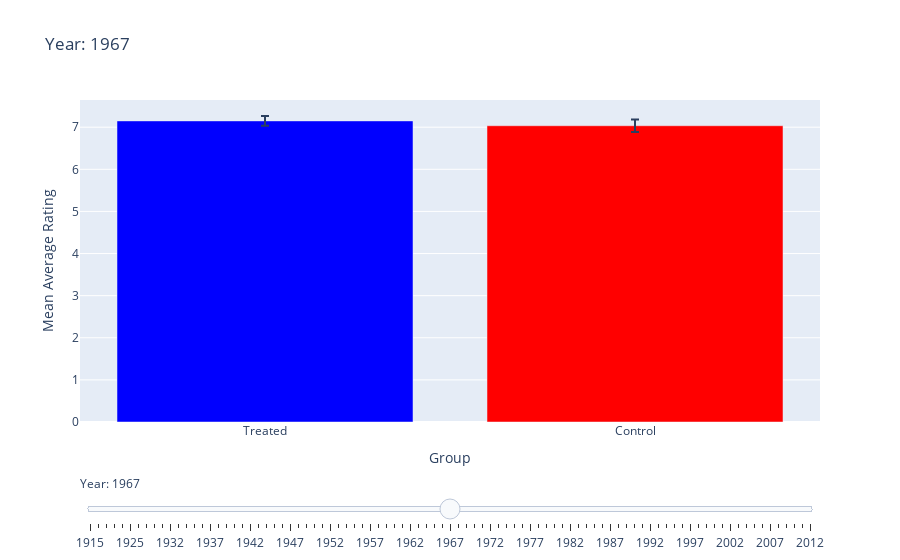

This figure's notebook cell:
### Code cell
fig_rating = go.Figure()

# Add bars for treated and control groups
fig_rating.add_trace(go.Bar(
    x=['Treated', 'Control'],
    y=[mean_ratings_treated[len(years) // 2], mean_ratings_control[len(years) // 2]],  
    error_y=dict(
        type='data',
        array=[ci_ratings_treated[len(years) // 2], ci_ratings_control[len(years) // 2]], 
        visible=True
    ),
    name=f'Year: {years[len(years) // 2]}',  
    marker_color=['blue', 'red']
))

# Add a slider
steps_rating = []
for i, year in enumerate(years):
    step = dict(
        method="update",
        args=[
            {"y": [[mean_ratings_treated[i], mean_ratings_control[i]]],  
             "error_y.array": [[ci_ratings_treated[i], ci_ratings_control[i]]]},  
            {"title": f"Year: {year}"}  
        ],
        label=str(year)
    )
    steps_rating.append(step)


sliders_rating = [dict(
    active=len(years) // 2,  
    currentvalue={"prefix": "Year: "},
    pad={"t": 50},
    steps=steps_rating
)]

fig_rating.update_layout(
    sliders=sliders_rating,
    title=f" Year: {years[len(years) // 2]}",  
    yaxis=dict(title="Mean Average Rating"),
    xaxis=dict(title="Group"),
    showlegend=False
)

# Display the rating graph
fig_rating.show()

### Figure 1 — Plotly figure (JSON) as saved in the notebook; plotly's stock layout.template omitted (floating-point values rounded to 4 significant figures)
{"data": [{"error_y": {"array": [0.1143, 0.1456], "type": "data", "visible": true}, "marker": {"color": ["blue", "red"]}, "name": "Year: 1967", "type": "bar", "x": ["Treated", "Control"], "y": [7.149, 7.035]}], "layout": {"showlegend": false, "sliders": [{"active": 45, "currentvalue": {"prefix": "Year: "}, "pad": {"t": 50}, "steps": [{"args": [{"error_y.array": [[null, null]], "y": [[6.1, null]]}, {"title": "Year: 1915"}], "label": "1915", "method": "update"}, {"args": [{"error_y.array": [[1.176, null]], "y": [[6.7, null]]}, {"title": "Year: 1920"}], "label": "1920", "method": "update"}, {"args": [{"error_y.array": [[0.6704, null]], "y": [[7.1, null]]}, {"title": "Year: 1921"}], "label": "1921", "method": "update"}, {"args": [{"error_y.array": [[0.5561, null]], "y": [[7.05, null]]}, {"title": "Year: 1923"}], "label": "1923", "method": "update"}, {"args": [{"error_y.array": [[0.4844, null]], "y": [[7.25, null]]}, {"title": "Year: 1924"}], "label": "1924", "method": "update"}, {"args": [{"error_y.array": [[0.3785, null]], "y": [[7.373, null]]}, {"title": "Year: 1925"}], "label": "1925", "method": "update"}, {"args": [{"error_y.array": [[0.3654, null]], "y": [[7.433, null]]}, {"title": "Year: 1926"}], "label": "1926", "method": "update"}, {"args": [{"error_y.array": [[0.315, null]], "y": [[7.4, null]]}, {"title": "Year: 1928"}], "label": "1928", "method": "update"}, {"args": [{"error_y.array": [[0.3325, 1.47]], "y": [[7.32, 6.35]]}, {"title": "Year: 1929"}], "label": "1929", "method": "update"}, {"args": [{"error_y.array": [[0.3145, 0.879]], "y": [[7.344, 6.467]]}, {"title": "Year: 1930"}], "label": "1930", "method": "update"}, {"args": [{"error_y.array": [[0.2968, 0.6742]], "y": [[7.329, 6.6]]}, {"title": "Year: 1932"}], "label": "1932", "method": "update"}, {"args": [{"error_y.array": [[0.2656, 0.347]], "y": [[7.332, 6.575]]}, {"title": "Year: 1933"}], "label": "1933", "method": "update"}, {"args": [{"error_y.array": [[0.279, 0.4835]], "y": [[7.252, 6.88]]}, {"title": "Year: 1934"}], "label": "1934", "method": "update"}, {"args": [{"error_y.array": [[0.2705, 0.4611]], "y": [[7.277, 6.955]]}, {"title": "Year: 1935"}], "label": "1935", "method": "update"}, {"args": [{"error_y.array": [[0.2849, 0.4523]], "y": [[7.179, 7.069]]}, {"title": "Year: 1936"}], "label": "1936", "method": "update"}, {"args": [{"error_y.array": [[0.3158, 0.4253]], "y": [[7.069, 7.107]]}, {"title": "Year: 1937"}], "label": "1937", "method": "update"}, {"args": [{"error_y.array": [[0.3058, 0.4253]], "y": [[7.052, 7.107]]}, {"title": "Year: 1938"}], "label": "1938", "method": "update"}, {"args": [{"error_y.array": [[0.2972, 0.3781]], "y": [[7.032, 7.306]]}, {"title": "Year: 1939"}], "label": "1939", "method": "update"}, {"args": [{"error_y.array": [[0.2785, 0.3431]], "y": [[7.097, 7.285]]}, {"title": "Year: 1940"}], "label": "1940", "method": "update"}, {"args": [{"error_y.array": [[0.2723, 0.3277]], "y": [[7.115, 7.3]]}, {"title": "Year: 1941"}], "label": "1941", "method": "update"}, {"args": [{"error_y.array": [[0.2611, 0.2985]], "y": [[7.167, 7.3]]}, {"title": "Year: 1942"}], "label": "1942", "method": "update"}, {"args": [{"error_y.array": [[0.2611, 0.2854]], "y": [[7.167, 7.252]]}, {"title": "Year: 1943"}], "label": "1943", "method": "update"}, {"args": [{"error_y.array": [[0.2541, 0.2696]], "y": [[7.162, 7.293]]}, {"title": "Year: 1944"}], "label": "1944", "method": "update"}, {"args": [{"error_y.array": [[0.2513, 0.2642]], "y": [[7.139, 7.268]]}, {"title": "Year: 1945"}], "label": "1945", "method": "update"}, {"args": [{"error_y.array": [[0.2513, 0.2562]], "y": [[7.139, 7.255]]}, {"title": "Year: 1946"}], "label": "1946", "method": "update"}, {"args": [{"error_y.array": [[0.2477, 0.2562]], "y": [[7.159, 7.255]]}, {"title": "Year: 1947"}], "label": "1947", "method": "update"}, {"args": [{"error_y.array": [[0.2359, 0.2562]], "y": [[7.193, 7.255]]}, {"title": "Year: 1948"}], "label": "1948", "method": "update"}, {"args": [{"error_y.array": [[0.2241, 0.2445]], "y": [[7.211, 7.219]]}, {"title": "Year: 1949"}], "label": "1949", "method": "update"}, {"args": [{"error_y.array": [[0.2191, 0.2305]], "y": [[7.223, 7.23]]}, {"title": "Year: 1950"}], "label": "1950", "method": "update"}, {"args": [{"error_y.array": [[0.1937, 0.2256]], "y": [[7.209, 7.105]]}, {"title": "Year: 1951"}], "label": "1951", "method": "update"}, {"args": [{"error_y.array": [[0.1734, 0.2076]], "y": [[7.147, 7.063]]}, {"title": "Year: 1952"}], "label": "1952", "method": "update"}, {"args": [{"error_y.array": [[0.1639, 0.1929]], "y": [[7.149, 7.004]]}, {"title": "Year: 1953"}], "label": "1953", "method": "update"}, {"args": [{"error_y.array": [[0.1548, 0.1846]], "y": [[7.128, 6.991]]}, {"title": "Year: 1954"}], "label": "1954", "method": "update"}, {"args": [{"error_y.array": [[0.1433, 0.1608]], "y": [[7.102, 7.003]]}, {"title": "Year: 1955"}], "label": "1955", "method": "update"}, {"args": [{"error_y.array": [[0.1362, 0.1544]], "y": [[7.091, 6.948]]}, {"title": "Year: 1956"}], "label": "1956", "method": "update"}, {"args": [{"error_y.array": [[0.1314, 0.1537]], "y": [[7.072, 6.949]]}, {"title": "Year: 1957"}], "label": "1957", "method": "update"}, {"args": [{"error_y.array": [[0.1296, 0.1546]], "y": [[7.063, 6.963]]}, {"title": "Year: 1958"}], "label": "1958", "method": "update"}, {"args": [{"error_y.array": [[0.1284, 0.1538]], "y": [[7.062, 6.986]]}, {"title": "Year: 1959"}], "label": "1959", "method": "update"}, {"args": [{"error_y.array": [[0.1277, 0.1538]], "y": [[7.068, 6.986]]}, {"title": "Year: 1960"}], "label": "1960", "method": "update"}, {"args": [{"error_y.array": [[0.1239, 0.1533]], "y": [[7.079, 6.995]]}, {"title": "Year: 1961"}], "label": "1961", "method": "update"}, {"args": [{"error_y.array": [[0.1204, 0.1521]], "y": [[7.086, 6.99]]}, {"title": "Year: 1962"}], "label": "1962", "method": "update"}, {"args": [{"error_y.array": [[0.1184, 0.1507]], "y": [[7.102, 6.992]]}, {"title": "Year: 1963"}], "label": "1963", "method": "update"}, {"args": [{"error_y.array": [[0.1184, 0.1493]], "y": [[7.117, 7.008]]}, {"title": "Year: 1964"}], "label": "1964", "method": "update"}, {"args": [{"error_y.array": [[0.1172, 0.1493]], "y": [[7.121, 7.008]]}, {"title": "Year: 1965"}], "label": "1965", "method": "update"}, {"args": [{"error_y.array": [[0.1165, 0.1466]], "y": [[7.145, 7.008]]}, {"title": "Year: 1966"}], "label": "1966", "method": "update"}, {"args": [{"error_y.array": [[0.1143, 0.1456]], "y": [[7.149, 7.035]]}, {"title": "Year: 1967"}], "label": "1967", "method": "update"}, {"args": [{"error_y.array": [[0.1153, 0.1413]], "y": [[7.158, 7.06]]}, {"title": "Year: 1968"}], "label": "1968", "method": "update"}, {"args": [{"error_y.array": [[0.1123, 0.139]], "y": [[7.16, 7.05]]}, {"title": "Year: 1969"}], "label": "1969", "method": "update"}, {"args": [{"error_y.array": [[0.1102, 0.1347]], "y": [[7.166, 7.073]]}, {"title": "Year: 1970"}], "label": "1970", "method": "update"}, {"args": [{"error_y.array": [[0.1094, 0.1321]], "y": [[7.163, 7.082]]}, {"title": "Year: 1971"}], "label": "1971", "method": "update"}, {"args": [{"error_y.array": [[0.1089, 0.1305]], "y": [[7.167, 7.085]]}, {"title": "Year: 1972"}], "label": "1972", "method": "update"}, {"args": [{"error_y.array": [[0.1056, 0.1297]], "y": [[7.177, 7.104]]}, {"title": "Year: 1973"}], "label": "1973", "method": "update"}, {"args": [{"error_y.array": [[0.1082, 0.1268]], "y": [[7.182, 7.094]]}, {"title": "Year: 1974"}], "label": "1974", "method": "update"}, {"args": [{"error_y.array": [[0.1069, 0.1244]], "y": [[7.175, 7.101]]}, {"title": "Year: 1975"}], "label": "1975", "method": "update"}, {"args": [{"error_y.array": [[0.1058, 0.1222]], "y": [[7.18, 7.084]]}, {"title": "Year: 1976"}], "label": "1976", "method": "update"}, {"args": [{"error_y.array": [[0.1088, 0.1205]], "y": [[7.16, 7.074]]}, {"title": "Year: 1977"}], "label": "1977", "method": "update"}, {"args": [{"error_y.array": [[0.106, 0.1171]], "y": [[7.164, 7.049]]}, {"title": "Year: 1978"}], "label": "1978", "method": "update"}, {"args": [{"error_y.array": [[0.1081, 0.1154]], "y": [[7.149, 7.05]]}, {"title": "Year: 1979"}], "label": "1979", "method": "update"}, {"args": [{"error_y.array": [[0.1057, 0.1119]], "y": [[7.151, 7.07]]}, {"title": "Year: 1980"}], "label": "1980", "method": "update"}, {"args": [{"error_y.array": [[0.1026, 0.1103]], "y": [[7.142, 7.047]]}, {"title": "Year: 1981"}], "label": "1981", "method": "update"}, {"args": [{"error_y.array": [[0.1035, 0.1074]], "y": [[7.123, 7.019]]}, {"title": "Year: 1982"}], "label": "1982", "method": "update"}, {"args": [{"error_y.array": [[0.1056, 0.1024]], "y": [[7.093, 6.996]]}, {"title": "Year: 1983"}], "label": "1983", "method": "update"}, {"args": [{"error_y.array": [[0.1007, 0.09996]], "y": [[7.099, 6.961]]}, {"title": "Year: 1984"}], "label": "1984", "method": "update"}, {"args": [{"error_y.array": [[0.09566, 0.09692]], "y": [[7.09, 6.968]]}, {"title": "Year: 1985"}], "label": "1985", "method": "update"}, {"args": [{"error_y.array": [[0.09363, 0.09618]], "y": [[7.084, 6.94]]}, {"title": "Year: 1986"}], "label": "1986", "method": "update"}, {"args": [{"error_y.array": [[0.0917, 0.0953]], "y": [[7.077, 6.902]]}, {"title": "Year: 1987"}], "label": "1987", "method": "update"}, {"args": [{"error_y.array": [[0.09069, 0.09163]], "y": [[7.055, 6.884]]}, {"title": "Year: 1988"}], "label": "1988", "method": "update"}, {"args": [{"error_y.array": [[0.08751, 0.08909]], "y": [[7.059, 6.869]]}, {"title": "Year: 1989"}], "label": "1989", "method": "update"}, {"args": [{"error_y.array": [[0.08464, 0.0869]], "y": [[7.059, 6.835]]}, {"title": "Year: 1990"}], "label": "1990", "method": "update"}, {"args": [{"error_y.array": [[0.08243, 0.0847]], "y": [[7.049, 6.844]]}, {"title": "Year: 1991"}], "label": "1991", "method": "update"}, {"args": [{"error_y.array": [[0.07999, 0.08161]], "y": [[7.038, 6.829]]}, {"title": "Year: 1992"}], "label": "1992", "method": "update"}, {"args": [{"error_y.array": [[0.07835, 0.07739]], "y": [[7.053, 6.84]]}, {"title": "Year: 1993"}], "label": "1993", "method": "update"}, {"args": [{"error_y.array": [[0.0783, 0.07553]], "y": [[7.035, 6.842]]}, {"title": "Year: 1994"}], "label": "1994", "method": "update"}, {"args": [{"error_y.array": [[0.07611, 0.07331]], "y": [[7.022, 6.825]]}, {"title": "Year: 1995"}], "label": "1995", "method": "update"}, {"args": [{"error_y.array": [[0.07628, 0.07004]], "y": [[6.979, 6.827]]}, {"title": "Year: 1996"}], "label": "1996", "method": "update"}, {"args": [{"error_y.array": [[0.07341, 0.06938]], "y": [[6.96, 6.794]]}, {"title": "Year: 1997"}], "label": "1997", "method": "update"}, {"args": [{"error_y.array": [[0.07139, 0.06597]], "y": [[6.956, 6.785]]}, {"title": "Year: 1998"}], "label": "1998", "method": "update"}, {"args": [{"error_y.array": [[0.06932, 0.06366]], "y": [[6.946, 6.79]]}, {"title": "Year: 1999"}], "label": "1999", "method": "update"}, {"args": [{"error_y.array": [[0.06733, 0.06282]], "y": [[6.908, 6.791]]}, {"title": "Year: 2000"}], "label": "2000", "method": "update"}, {"args": [{"error_y.array": [[0.06516, 0.06118]], "y": [[6.893, 6.8]]}, {"title": "Year: 2001"}], "label": "2001", "method": "update"}, {"args": [{"error_y.array": [[0.06346, 0.05929]], "y": [[6.879, 6.795]]}, {"title": "Year: 2002"}], "label": "2002", "method": "update"}, {"args": [{"error_y.array": [[0.06118, 0.05791]], "y": [[6.862, 6.795]]}, {"title": "Year: 2003"}], "label": "2003", "method": "update"}, {"args": [{"error_y.array": [[0.05846, 0.05675]], "y": [[6.85, 6.81]]}, {"title": "Year: 2004"}], "label": "2004", "method": "update"}, {"args": [{"error_y.array": [[0.05641, 0.05533]], "y": [[6.83, 6.803]]}, {"title": "Year: 2005"}], "label": "2005", "method": "update"}, {"args": [{"error_y.array": [[0.05442, 0.05386]], "y": [[6.809, 6.805]]}, {"title": "Year: 2006"}], "label": "2006", "method": "update"}, {"args": [{"error_y.array": [[0.05266, 0.05071]], "y": [[6.799, 6.812]]}, {"title": "Year: 2007"}], "label": "2007", "method": "update"}, {"args": [{"error_y.array": [[0.05057, 0.04956]], "y": [[6.795, 6.801]]}, {"title": "Year: 2008"}], "label": "2008", "method": "update"}, {"args": [{"error_y.array": [[0.04975, 0.04806]], "y": [[6.776, 6.787]]}, {"title": "Year: 2009"}], "label": "2009", "method": "update"}, {"args": [{"error_y.array": [[0.04852, 0.04684]], "y": [[6.771, 6.792]]}, {"title": "Year: 2010"}], "label": "2010", "method": "update"}, {"args": [{"error_y.array": [[0.04717, 0.04564]], "y": [[6.769, 6.785]]}, {"title": "Year: 2011"}], "label": "2011", "method": "update"}, {"args": [{"error_y.array": [[0.04712, 0.04493]], "y": [[6.768, 6.787]]}, {"title": "Year: 2012"}], "label": "2012", "method": "update"}]}], "title": {"text": " Year: 1967"}, "xaxis": {"title": {"text": "Group"}}, "yaxis": {"title": {"text": "Mean Average Rating"}}}}
